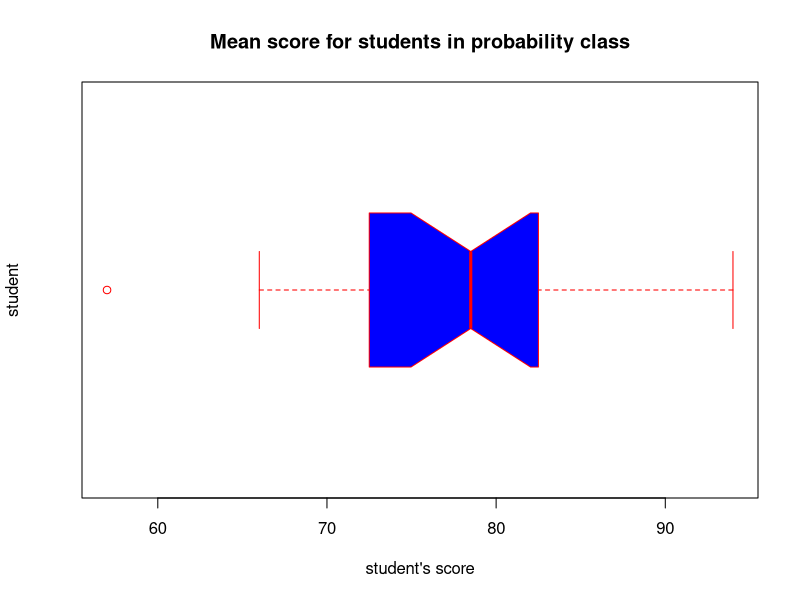

Write the R code that produced this figure.
## ---- chunk 1
knitr::opts_chunk$set(echo = TRUE)
## ---- chunk 2
library(ggplot2)
student_df <- data.frame("SN" = 1:20,"score" = c(57, 66, 69, 71, 72, 73, 74, 77, 78, 78, 79, 79, 81, 81, 82, 83, 83, 88, 89, 94), stringsAsFactors = FALSE)
(student_df)
## ---- chunk 3
b <- boxplot(student_df$score, main = "Mean score for students in probability class", xlab = "student's score", ylab = "student", col = "blue", border = "red", horizontal = TRUE, notch = TRUE)

## ---- chunk 4
b
## ---- chunk 5
#propotion of patients died in thetreatment group
prop_treat = 45/69
prop_treat
## ---- chunk 6
prop_cont = 30/34
prop_cont
